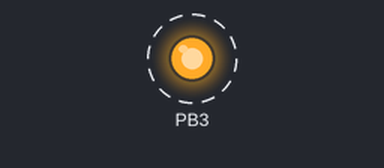
The program below on a simulated ATmega328P, built with avr-gcc and emulated at 16 MHz. Parts: output pins drawn as LEDs (lit = HIGH). Dashed ring = blinking.

Above: at 0.2 s.
Timing chart, 0 to 3.0 s (numbered marks = the images above):
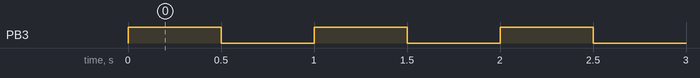

Measured:
- by itself, PB3: alternates HIGH for 0.50 s and LOW for 0.50 s

The program:

main.c
```c
/*
 * blink.c
 *
 * Created: 1/28/2026 10:29:05 AM
 * Author : Mujaid
 */
#define F_CPU 16000000UL // defining the crystal frequency 160 MHz
#include <avr/io.h>
#include <util/delay.h>

int main(void)
{
DDRB = 0b00001000; // configuring PB3 a output
   while(1)
   {
	   PORTB=0b00001000; // making PB3 HIGH
	   _delay_ms(500); // 1000ms delay
	   PORTB=0B00000000; // making PB3 LOW
	   _delay_ms(500);// 1000ms delay

   }

}
```
